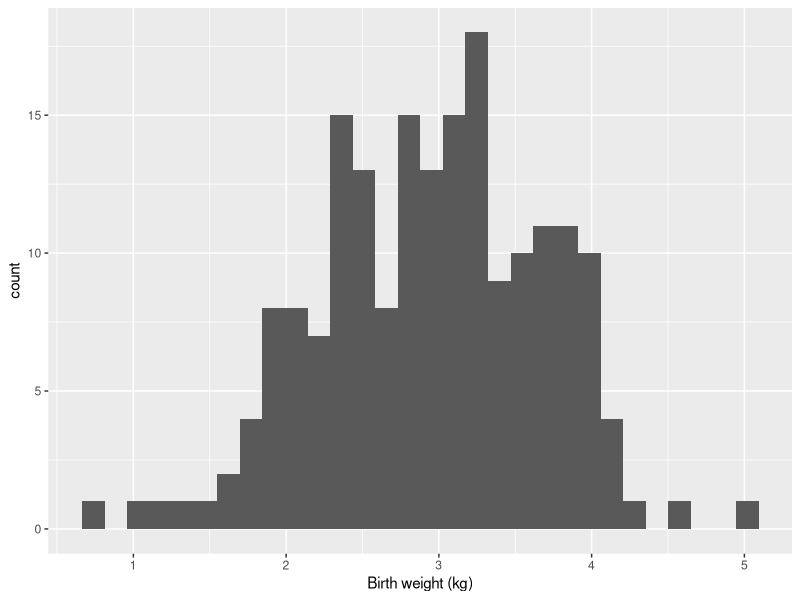
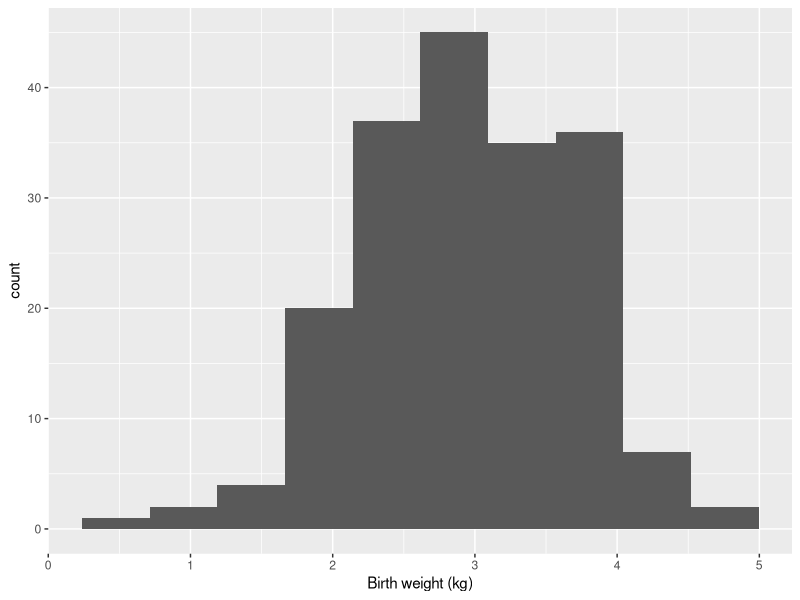
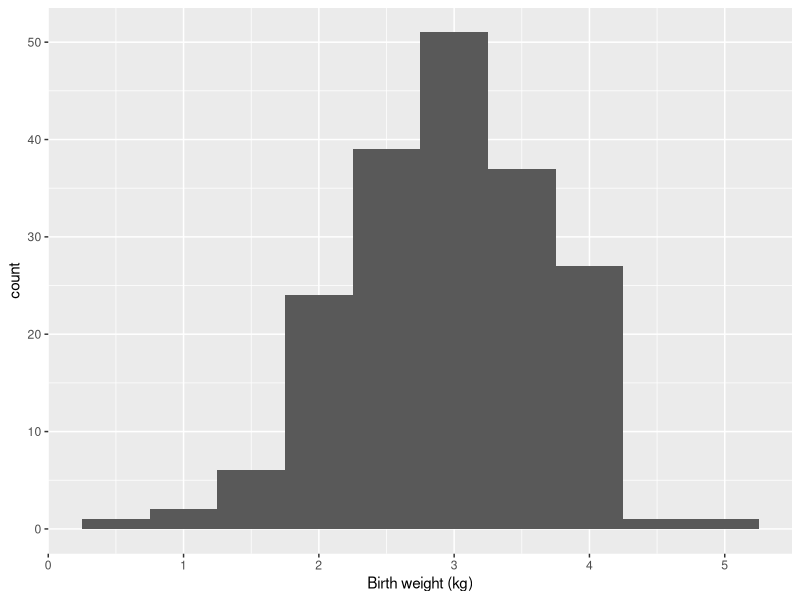
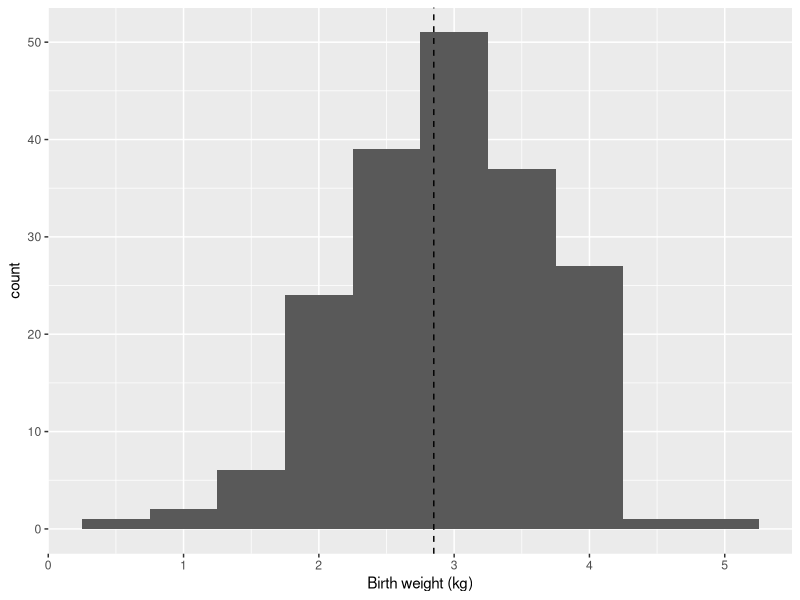
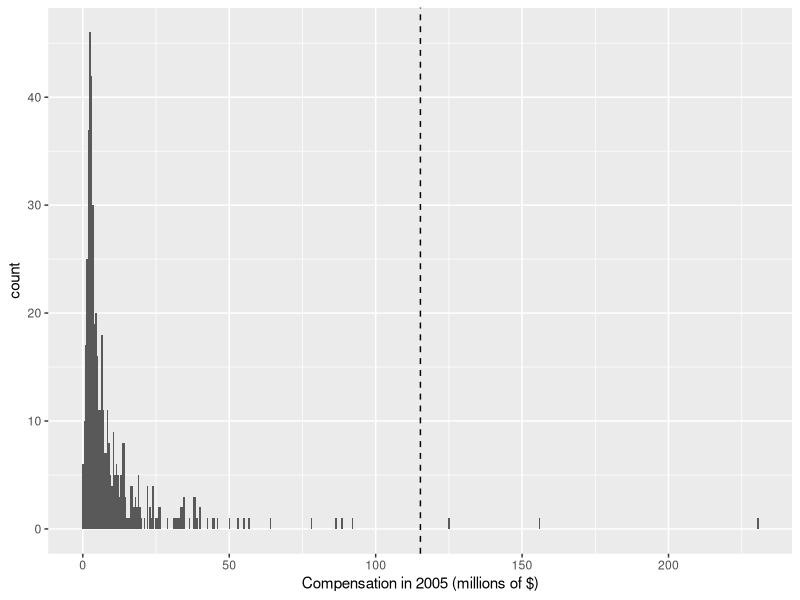
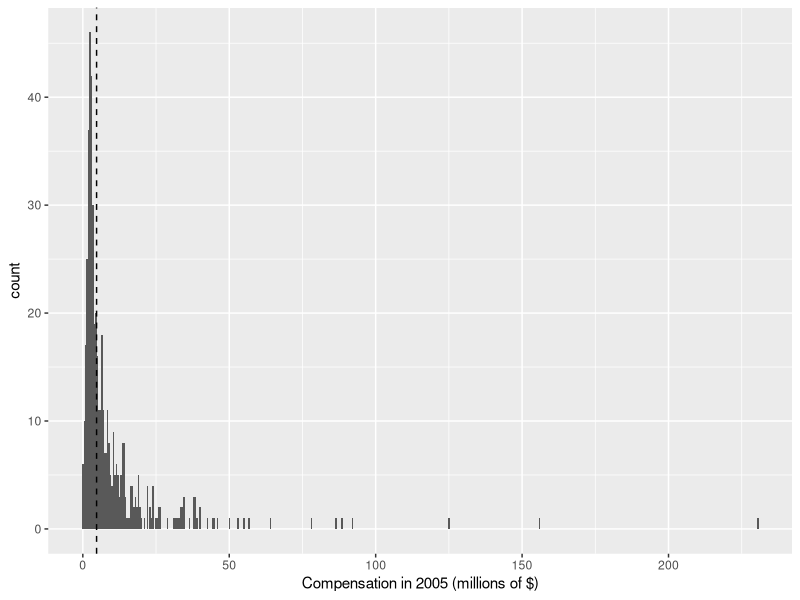
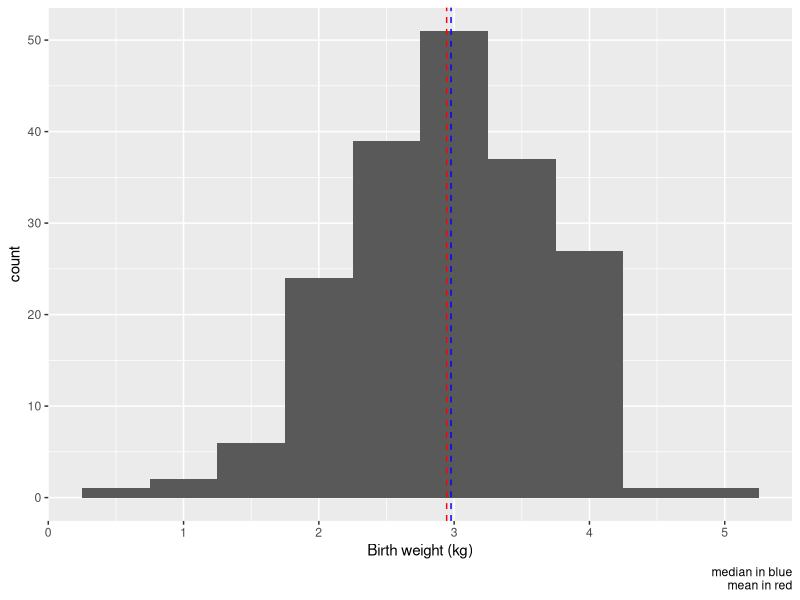
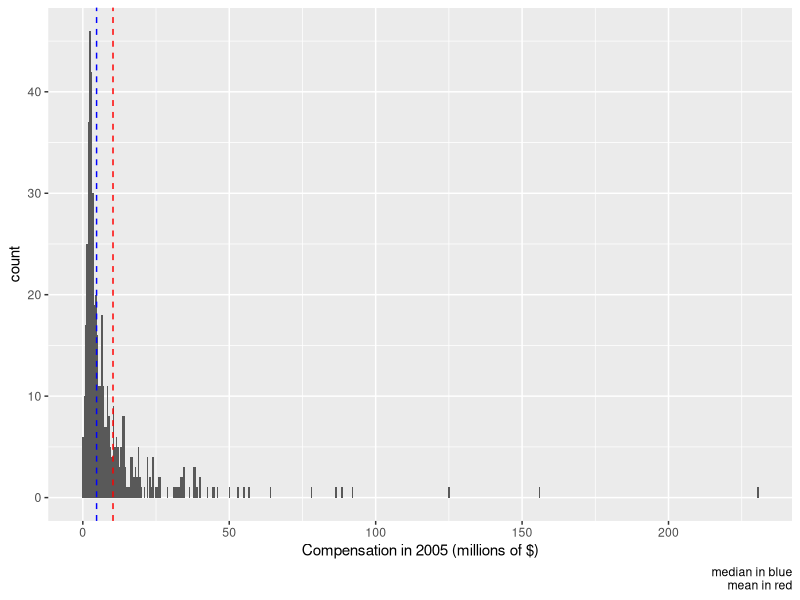

Generate these figures, in order, with R:
## ---- chunk 1
library(ggplot2)

library(dplyr)
## ---- chunk 2
bw = read.csv("data/birth_weights.csv")
head(bw)
## ---- chunk 3
ceos = read.csv("data/CEOs.csv")
head(ceos)
## ---- chunk 4
ceos$Annual_compensation = ceos$Annual_compensation / 1000000
## ---- chunk 5
bw$Birth_weight
## ---- chunk 6
bw$Birth_weight_group = cut(bw$Birth_weight, breaks=0:6)
## ---- chunk 7
class(bw$Birth_weight_group)
levels(bw$Birth_weight_group)
## ---- chunk 8
table(bw$Birth_weight_group)
## ---- chunk 9
table(cut(bw$Birth_weight, breaks=seq(from=0, to=6, by=0.5)))
## ---- chunk 10
table(cut(bw$Birth_weight, breaks=seq(from=0, to=6, by=2)))
## ---- chunk 11
bw_hist = ggplot(bw, aes(x=Birth_weight)) +
  labs(x="Birth weight (kg)")

bw_hist + geom_histogram()
## ---- chunk 12
bw_hist + geom_histogram(bins=10)
## ---- chunk 13
bw_hist + geom_histogram(binwidth=0.5)
## ---- chunk 14
bw_hist = bw_hist +
  geom_histogram(binwidth=0.5)
## ---- chunk 15
bw_counts = table(bw$Birth_weight)
bw_counts
## ---- chunk 16
max(bw_counts)
bw_counts[bw_counts==max(bw_counts)]
## ---- chunk 17
bw_counts = table(cut(bw$Birth_weight, breaks=seq(from=0, to=6, by=0.5)))
bw_counts[bw_counts==max(bw_counts)]
## ---- chunk 18
bw_counts = table(cut(bw$Birth_weight, breaks=seq(from=0, to=6, by=0.25)))
bw_counts[bw_counts==max(bw_counts)]
## ---- chunk 19
unique(bw$Visits)
table(bw$Visits)
## ---- chunk 20
mode(bw$Visits)
## ---- chunk 21
bw_midrange = (min(bw$Birth_weight) + max(bw$Birth_weight)) / 2
bw_midrange
## ---- chunk 22
sum(range(bw$Birth_weight)) / 2
## ---- chunk 23
bw_hist + geom_vline(xintercept=bw_midrange, lty="dashed")
## ---- chunk 24
ceos_hist = ggplot(ceos, aes(x=Annual_compensation)) +
  geom_histogram(binwidth=0.5) +
  labs(x="Compensation in 2005 (millions of $)")

ceos_midrange = (min(ceos$Annual_compensation) + max(ceos$Annual_compensation)) / 2
ceos_midrange

ceos_hist + geom_vline(xintercept=ceos_midrange, lty="dashed")
## ---- chunk 25
ceos_median = median(ceos$Annual_compensation)
ceos_median

ceos_hist + geom_vline(xintercept=ceos_median, lty="dashed")
## ---- chunk 26
median(c(1,3,4,5,9))
## ---- chunk 27
median(c(1,3,4,9))
## ---- chunk 28
median(c(1,3,4,5,9))
median(c(1,3,4,5,9000))
## ---- chunk 29
quantile(bw$Birth_weight)
## ---- chunk 30
quantile(bw$Birth_weight, names=FALSE)
## ---- chunk 31
quantile(bw$Birth_weight, probs=c(0, 1/3, 2/3, 1))
## ---- chunk 32
quantile(ceos$Annual_compensation, probs=0.9)
## ---- chunk 33
sum(bw$Birth_weight) / nrow(bw)
## ---- chunk 34
mean(bw$Birth_weight)
## ---- chunk 35
bw_center = bw_hist +
  geom_vline(aes(xintercept=median(Birth_weight)), lty="dashed", color="blue") +
  geom_vline(aes(xintercept=mean(Birth_weight)), lty="dashed", color="red") +
  labs(caption="median in blue\nmean in red")

print(bw_center)
## ---- chunk 36
ceos_center = ceos_hist +
  geom_vline(aes(xintercept=median(Annual_compensation)), lty="dashed", color="blue") +
  geom_vline(aes(xintercept=mean(Annual_compensation)), lty="dashed", color="red") +
  labs(caption="median in blue\nmean in red")

print(ceos_center)
## ---- chunk 37
mean(c(5,5,5,5,9000))
mean(c(rep(5,200),9000))
## ---- chunk 38
max(bw$Birth_weight) - min(bw$Birth_weight)
## ---- chunk 39
range(bw$Birth_weight)
diff(range(bw$Birth_weight))
## ---- chunk 40
diff(range(ceos$Annual_compensation))
## ---- chunk 41
diff(quantile(ceos$Annual_compensation, probs=c(0.25, 0.75), names=FALSE))
## ---- chunk 42
IQR(ceos$Annual_compensation)
## ---- chunk 43
ceos_Q1Q3 = data.frame(Q=c("Q1","Q3"),
                       value=quantile(ceos$Annual_compensation, probs=c(0.25, 0.75)))

ceos_hist +
  geom_vline(aes(xintercept=value), data=ceos_Q1Q3, lty="dashed") +
  geom_text(aes(x=value, y=0, label=Q), data=ceos_Q1Q3, vjust="top")
